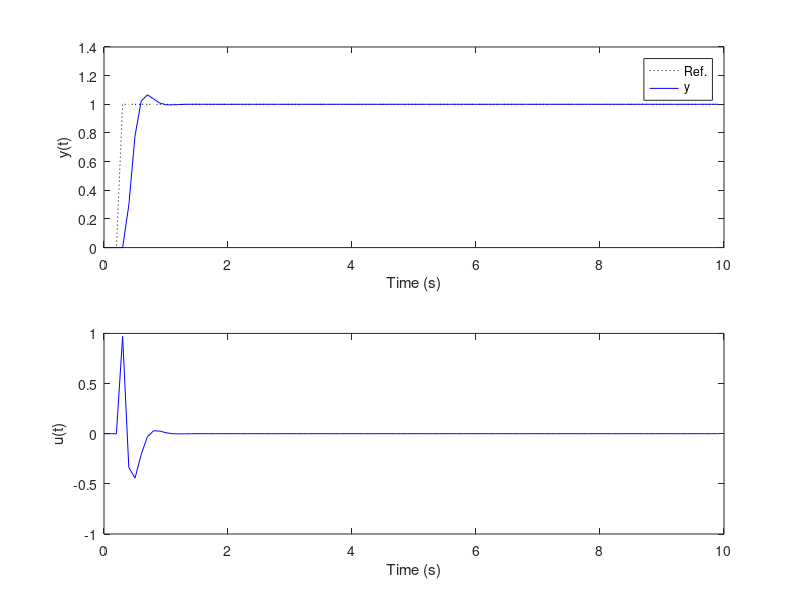

Recreate this plot in MATLAB.
%% Atividade 05: Projetar e implementar, por simulação, o  PMVC, DMC e GPC.
clear all; close all; clc;

%% Parametros
Ts = 0.1;                % periodo de amostragem (s)
td = 0;                  % atraso continuo (s)
d = round((td/Ts) + 1)   % atraso discreto (em amostras)

Ny = 2; Nu = 1;          % horizonte de predição
lam = .000001;           % fator de ponderação de controle

%% Planta a) Dinâmica do ângulo de roll do VLS-1 em Max Q

% Modelo contínuo
    Gs = tf(61.0492, [1  0.098859 0]);
    
    % Verificando os autovalores
    disp('Autovalores da planta:')
    eig(Gs)

% Modelo discreto
    Gz = c2d(Gs,Ts, 'zoh')
        Az = Gz.den{1};
            a1 = Az(2); a2 = Az(3);
        Bz = Gz.num{1}
            b0 = Bz(2); b1 = Bz(3);

% Converting the system to the ARIMAX state-space form:
DAz = conv(Az,[1 -1])
A = [ -DAz(2:end)'  [ eye(2,2) ; [0 0] ]   ]
B = [ Bz(2:end)' ; 0]
C = [ 1 0 0 ];
Gamma = [ -DAz(2:end)' ]
% sysa = ss(A,B,C,0,Ts); figure; step(sysa)


%% GPC
nb=1; na = 2;

    Eorig =[1]; 
    E=1; F=[A^0*Gamma]'; Gmat=[];
    Gj=conv(E,Bz(2:end)); Gbar=[Gj(end-nb+1:end)];

    for j=2:Ny
        E=[E C*A^(j-2)*Gamma]; F=[F;[A^(j-1)*Gamma]'];
        Gj=conv(E,Bz(2:end)); Gbar=[Gbar; Gj(end-nb+1:end)];
    end

% Matriz G
    G = toeplitz( Gj(1:end-nb) ); G=tril(G);
    G = G(1:Ny,1:Nu); 

% Matriz F_R 
    F_R = [Gbar F];

% Ganho
    K = inv(G'*G +lam*eye(Nu,Nu))*G';
    K1 = K(1,:);

%% Simulação
tfinal = 10; 
Nsim = round(tfinal/Ts);

% Sinal de referencia
r(1:na+d)=0; r(na+d+1:Nsim+Ny)=1;
r = r'; 

for k = 1:na+d % initial conditions (N is huge!)
    y(k)=0;
    u(k)=0;
    du(k)=0;
end
for k = na+d+1:Nsim
    % Planta
    y(k) = -a1*y(k-1) -a2*y(k-2) +b0*u(k-d) +b1*u(k-d-1);

    % Controlador
    x = [du(k-1) y(k) y(k-1) y(k-2)]';

    du(k) = K1*( r(k:k+Ny-1,1)-F_R*x );

    u(k) = u(k-1) +du(k);

    % Saturação
    % if u(k) >= 0.06981
    %   u(k) = 0.06981;
    % elseif u(k) <= 0
    %   u(k) = 0;
    % end
end

%% Plots
t=0:Ts:Nsim*Ts-Ts;
figure;
subplot(211)
    plot(t,r(1:Nsim),':k'); hold;
    plot(t,y,'b');
    legend('Ref.','y');
    ylabel('y(t)'); xlabel('Time (s)');

subplot(212)
    plot(t,u,'b');
    ylabel('u(t)'); xlabel('Time (s)');
